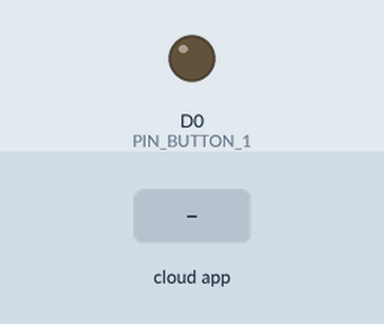
Recording of a sketch running on a simulated ESP8266 (NodeMCU). Parts: output pins drawn as LEDs (lit = HIGH). The inputs (shaded band) are chosen by the test bench. The RemoteXY app is connected.

Above: at 1.2 s.
1.3 s: the phone or cloud app sets button_1 to 1
At 2.5 s:
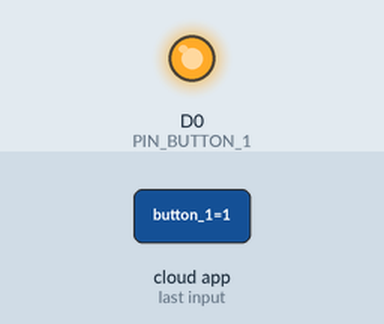
2.8 s: the phone or cloud app sets button_1 to 0
At 3.7 s:
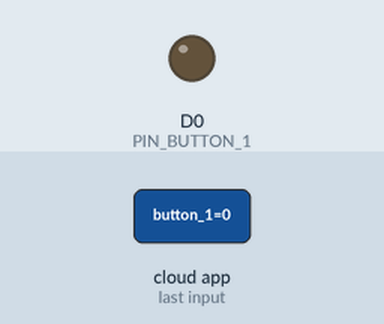
Timing chart, 0 to 5.8 s (numbered marks = the images above; inputs shaded):
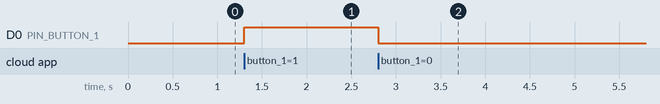

The sketch:

wifi.ino
```cpp
// (licence header left out)
//////////////////////////////////////////////
//        RemoteXY include library          //
//////////////////////////////////////////////

// RemoteXY select connection mode and include library
#define REMOTEXY_MODE__ESP8266WIFI_LIB_POINT
#include <ESP8266WiFi.h>

#include <RemoteXY.h>

// RemoteXY connection settings
#define REMOTEXY_WIFI_SSID "RemoteXY"
#define REMOTEXY_WIFI_PASSWORD "12345678"
#define REMOTEXY_SERVER_PORT 6377
#define REMOTEXY_ACCESS_PASSWORD "123456789"


// RemoteXY configurate
#pragma pack(push, 1)
uint8_t RemoteXY_CONF[] =   // 19 bytes
  { 255,1,0,0,0,12,0,16,31,1,1,0,25,34,12,12,2,31,0 };

// this structure defines all the variables and events of your control interface
struct {

    // input variables
  uint8_t button_1; // =1 if button pressed, else =0

    // other variable
  uint8_t connect_flag;  // =1 if wire connected, else =0

} RemoteXY;
#pragma pack(pop)

/////////////////////////////////////////////
//           END RemoteXY include          //
/////////////////////////////////////////////

#define PIN_BUTTON_1 D0


void setup()
{
  RemoteXY_Init ();

  pinMode (PIN_BUTTON_1, OUTPUT);

  // TODO you setup code

}

void loop()
{
  RemoteXY_Handler ();

  digitalWrite(PIN_BUTTON_1, (RemoteXY.button_1==0)?LOW:HIGH);

  // TODO you loop code
  // use the RemoteXY structure for data transfer
  // do not call delay()


}
```

Measured:
- after the input at 1.3 s, D0 (PIN_BUTTON_1): LOW → HIGH at once
- after the input at 2.8 s, D0 (PIN_BUTTON_1): HIGH → LOW at once
